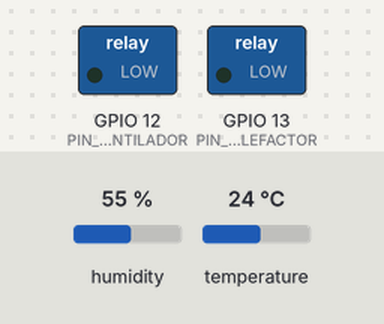
A program run on a simulated ESP32. On the bench: switched loads named in the program (green lamp = pin HIGH). The test bench sets the inputs (shaded band); at power-on: temperature 24 °C, humidity 55 %. WiFi joins after 1.5 s; servers stay silent unless stated; uploads are accepted with an empty reply; the local clock reads 2024-03-15 10:24:30 at power-on unless the program sets it; what the program prints to the serial monitor is not drawn.

Above: at 4.8 s.
4.9 s: temperature set to 20.3 °C
17.2 s: temperature set to 19.1 °C
At 20.9 s:
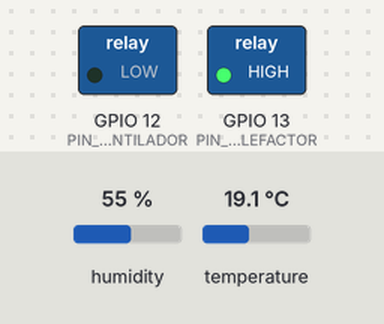
29.5 s: temperature set to 33 °C
At 31.3 s:
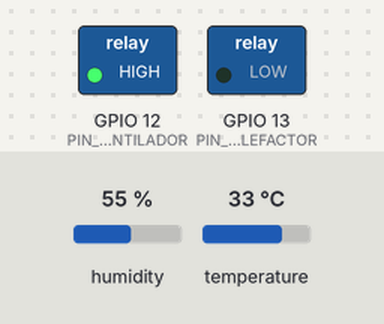
41.8 s: temperature set to 30.5 °C
54.1 s: temperature set to 29.4 °C
At 61.2 s:
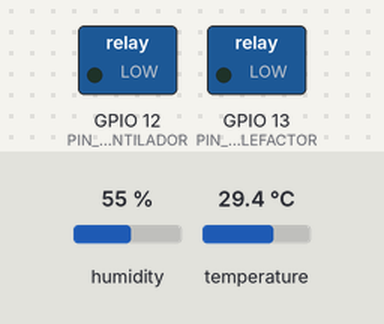
66.4 s: temperature set to 12 °C
At 71.6 s:
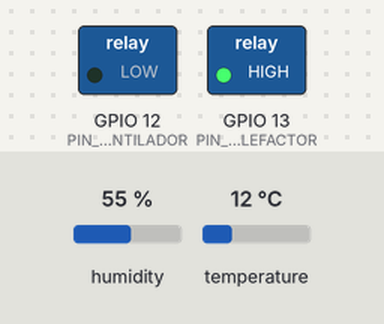
Timing chart, 0 to 73.1 s (numbered marks = the images above; inputs shaded):
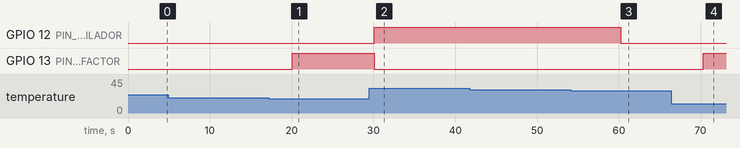

Measured:
- the behaviour switches between 20 and 19.9 °C on temperature (found by bisection; images 0 and 1)
- the behaviour switches between 30.1 and 30 °C on temperature (found by bisection; images 2 and 3)
- after the input at 4.9 s, every drawn part: stays the same
- after the input at 17.2 s, GPIO 13 (PIN_RELE_CALEFACTOR): LOW → HIGH after 2.9 s
- after the input at 29.5 s, GPIO 12 (PIN_RELE_VENTILADOR): LOW → HIGH after 0.63 s; GPIO 13 (PIN_RELE_CALEFACTOR): HIGH → LOW after 0.63 s
- after the input at 41.8 s, every drawn part: stays the same
- after the input at 54.1 s, GPIO 12 (PIN_RELE_VENTILADOR): HIGH → LOW after 6.2 s
- after the input at 66.4 s, GPIO 13 (PIN_RELE_CALEFACTOR): LOW → HIGH after 3.9 s

The program:

main.cpp
```cpp
#include <WiFi.h>
#include <HTTPClient.h>
#include "DHT.h"
#include "time.h"

// ===============================
// CONFIGURACIÓN DE HARDWARE
// ===============================
#define DHTPIN 4
#define DHTTYPE DHT22
DHT dht(DHTPIN, DHTTYPE);

// Pines para los relés
#define PIN_RELE_VENTILADOR  12
#define PIN_RELE_CALEFACTOR  13

// ===============================
// CONFIGURACIÓN DE RED Y API
// ===============================
const char* ssid = "Wokwi-GUEST";
const char* password = "";
const char* serverName = "https://iot-final-api.onrender.com/api/sensors";

// ===============================
// CONFIGURACIÓN DEL SENSOR
// ===============================
const char* SENSOR_ID = "TEMP_004";
const char* SENSOR_NOMBRE = "Temperatura Aula 34";
const char* SENSOR_UBICACION = "Aula de Computo";
const char* SENSOR_TIPO = "temperatura";
const char* SENSOR_MODELO = "DHT22";

// ===============================
// CONFIGURACIÓN NTP (Perú GMT-5)
// ===============================
const char* ntpServer = "pool.ntp.org";
const long gmtOffset_sec = -5 * 3600;
const int daylightOffset_sec = 0;

// ===============================
// VARIABLES DE TIEMPO
// ===============================
unsigned long lastTime = 0;
const long interval = 10000;

// ===============================
// CONFIGURACIÓN DEBUG
// ===============================
const bool DEBUG_MODE = true;
const int SERIAL_BAUD = 115200;

// ===============================
// SETUP
// ===============================
void setup() {
  if (DEBUG_MODE) {
    Serial.begin(SERIAL_BAUD);
    delay(100);
    Serial.println("🚀 Iniciando sistema ESP32...");
  }

  // Inicializar DHT
  dht.begin();
  delay(2000); // Esperar a que el DHT22 se estabilice
  if (DEBUG_MODE) Serial.println("✅ DHT22 inicializado");

  // Configurar pines de los relés como salida
  pinMode(PIN_RELE_VENTILADOR, OUTPUT);
  pinMode(PIN_RELE_CALEFACTOR, OUTPUT);
  digitalWrite(PIN_RELE_VENTILADOR, LOW);
  digitalWrite(PIN_RELE_CALEFACTOR, LOW);

  // Conectar WiFi
  WiFi.mode(WIFI_STA);
  WiFi.begin(ssid, password);
  if (DEBUG_MODE) Serial.print("Conectando a WiFi");

  int attempts = 0;
  while (WiFi.status() != WL_CONNECTED && attempts < 30) {
    delay(500);
    if (DEBUG_MODE) Serial.print(".");
    attempts++;
  }

  if (WiFi.status() == WL_CONNECTED) {
    if (DEBUG_MODE) {
      Serial.println("\n✅ Conectado al WiFi!");
      Serial.print("IP asignada: ");
      Serial.println(WiFi.localIP());
    }
  } else {
    if (DEBUG_MODE) Serial.println("\n❌ Fallo en la conexión WiFi");
    return;
  }

  // Configurar NTP
  configTime(gmtOffset_sec, daylightOffset_sec, ntpServer);
  if (DEBUG_MODE) Serial.print("⏰ Configurando NTP");

  // Esperar a que se sincronice el tiempo
  int ntpAttempts = 0;
  struct tm timeinfo;
  while (!getLocalTime(&timeinfo) && ntpAttempts < 15) {
    if (DEBUG_MODE) Serial.print(".");
    delay(1000);
    ntpAttempts++;
  }

  if (ntpAttempts < 15) {
    if (DEBUG_MODE) {
      Serial.println("\n✅ Tiempo NTP sincronizado");
      char buffer[25];
      strftime(buffer, sizeof(buffer), "%Y-%m-%d %H:%M:%S", &timeinfo);
      Serial.print("Hora actual: ");
      Serial.println(buffer);
    }
  } else {
    if (DEBUG_MODE) Serial.println("\n❌ Error sincronizando NTP");
  }

  Serial.println("----------------------------------------");
}

// ===============================
// OBTENER FECHA Y HORA
// ===============================
String getFechaHora() {
  struct tm timeinfo;
  if (!getLocalTime(&timeinfo)) {
    if (DEBUG_MODE) Serial.println("⚠️ Error obteniendo hora NTP");
    return "";
  }

  char buffer[25];
  strftime(buffer, sizeof(buffer), "%Y-%m-%d %H:%M:%S", &timeinfo);
  return String(buffer);
}

// ===============================
// ENVIAR DATOS A LA API
// ===============================
void enviarDatos() {
  if (WiFi.status() != WL_CONNECTED) {
    if (DEBUG_MODE) Serial.println("❌ WiFi desconectado, intentando reconectar...");
    WiFi.reconnect();
    delay(5000);
    return;
  }

  // Leer sensores
  float temperatura = dht.readTemperature();
  float humedad = dht.readHumidity();

  // Verificar lectura de sensores
  if (isnan(temperatura) || isnan(humedad)) {
    if (DEBUG_MODE) Serial.println("❌ Error al leer el DHT22");
    digitalWrite(PIN_RELE_VENTILADOR, LOW);
    digitalWrite(PIN_RELE_CALEFACTOR, LOW);
    return;
  }

  // Mostrar lecturas en Serial
  if (DEBUG_MODE) {
    Serial.println("📊 Lecturas de sensores:");
    Serial.print("🌡️ Temperatura: ");
    Serial.print(temperatura);
    Serial.println(" °C");
    Serial.print("💧 Humedad: ");
    Serial.print(humedad);
    Serial.println(" %");
  }

  String fechaHora = getFechaHora();

  String estado = "normal";
  String actuador = "ninguno";

  // Lógica de control de temperatura
  if (temperatura > 30) {
    estado = "caliente";
    actuador = "ventilador";
  } else if (temperatura < 20) {
    estado = "frio";
    actuador = "calefactor";
  }

  // Lógica de control de humedad (no sobrescribir si ya hay actuador)
  if (humedad > 80) {
    estado = (actuador != "ninguno") ? estado + "/humedo" : "humedo";
  } else if (humedad < 30) {
    estado = (actuador != "ninguno") ? estado + "/seco" : "seco";
  }

  // Crear JSON
  String jsonData = "{";
  jsonData += "\"sensorId\":\"" + String(SENSOR_ID) + "\",";
  jsonData += "\"ubicacion\":\"" + String(SENSOR_UBICACION) + "\",";
  jsonData += "\"tipo\":\"" + String(SENSOR_TIPO) + "\",";
  jsonData += "\"modelo\":\"" + String(SENSOR_MODELO) + "\",";
  jsonData += "\"temperatura\":" + String(temperatura, 2) + ",";
  jsonData += "\"humedad\":" + String(humedad, 2) + ",";
  jsonData += "\"estado\":\"" + estado + "\",";
  jsonData += "\"actuador\":\"" + actuador + "\"";
  jsonData += "}";

  if (DEBUG_MODE) {
    Serial.println("📤 Enviando datos a la API:");
    Serial.println(jsonData);
  }

  // --- CONTROL DE RELÉS ---
  if (actuador == "ventilador") {
    digitalWrite(PIN_RELE_VENTILADOR, HIGH);
    digitalWrite(PIN_RELE_CALEFACTOR, LOW);
    if (DEBUG_MODE) Serial.println("🌀 Ventilador ENCENDIDO");
  } else if (actuador == "calefactor") {
    digitalWrite(PIN_RELE_VENTILADOR, LOW);
    digitalWrite(PIN_RELE_CALEFACTOR, HIGH);
    if (DEBUG_MODE) Serial.println("🔥 Calefactor ENCENDIDO");
  } else {
    digitalWrite(PIN_RELE_VENTILADOR, LOW);
    digitalWrite(PIN_RELE_CALEFACTOR, LOW);
    if (DEBUG_MODE) Serial.println("⚪ Actuadores APAGADOS");
  }

  // --- ENVÍO HTTP ---
  HTTPClient http;
  http.begin(serverName);
  http.addHeader("Content-Type", "application/json");
  http.setTimeout(15000);

  int httpResponseCode = http.POST(jsonData);

  if (httpResponseCode > 0) {
    if (DEBUG_MODE) {
      Serial.print("✅ Respuesta API: ");
      Serial.println(httpResponseCode);
      if (httpResponseCode == 200 || httpResponseCode == 201) {
        String response = http.getString();
        Serial.println("📥 Respuesta completa:");
        Serial.println(response);
      }
    }
  } else {
    if (DEBUG_MODE) {
      Serial.print("❌ Error en POST: ");
      Serial.println(httpResponseCode);
      Serial.print("Error: ");
      Serial.println(http.errorToString(httpResponseCode));
    }
  }

  http.end();
}

// ===============================
// LOOP PRINCIPAL
// ===============================
void loop() {
  unsigned long currentTime = millis();

  // Enviar datos cada intervalo (10s)
  if (currentTime - lastTime >= interval) {
    enviarDatos();
    lastTime = currentTime;

    if (DEBUG_MODE) {
      Serial.print("📡 Estado WiFi: ");
      if (WiFi.status() == WL_CONNECTED) {
        Serial.println("Conectado");
        Serial.print("📶 Señal: ");
        Serial.print(WiFi.RSSI());
        Serial.println(" dBm");
      } else {
        Serial.println("Desconectado");
      }

      Serial.println("⏳ Esperando próximo envío...");
      Serial.println("----------------------------------------");
    }
  }

  delay(100);
}
```
